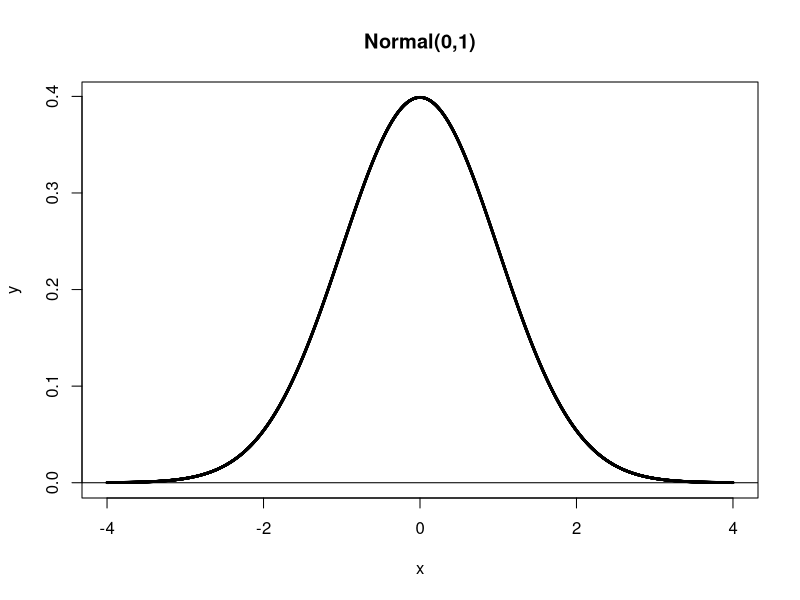
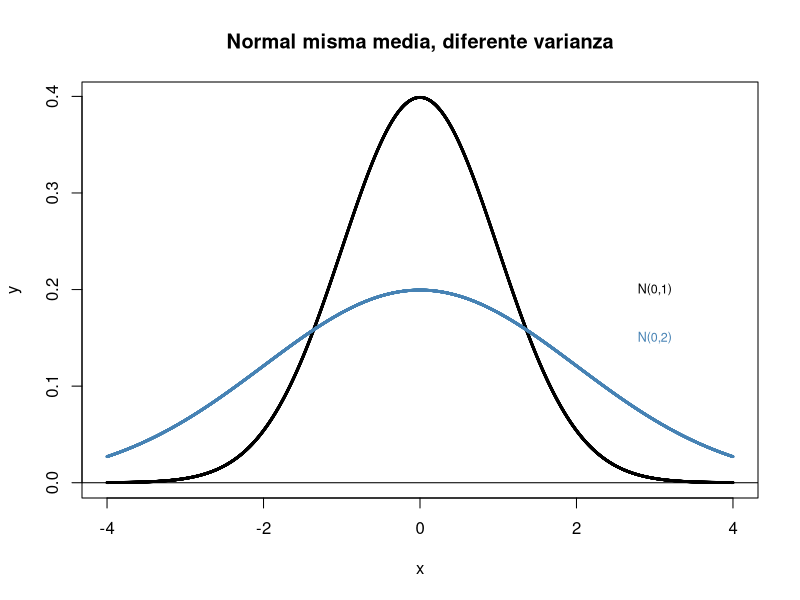
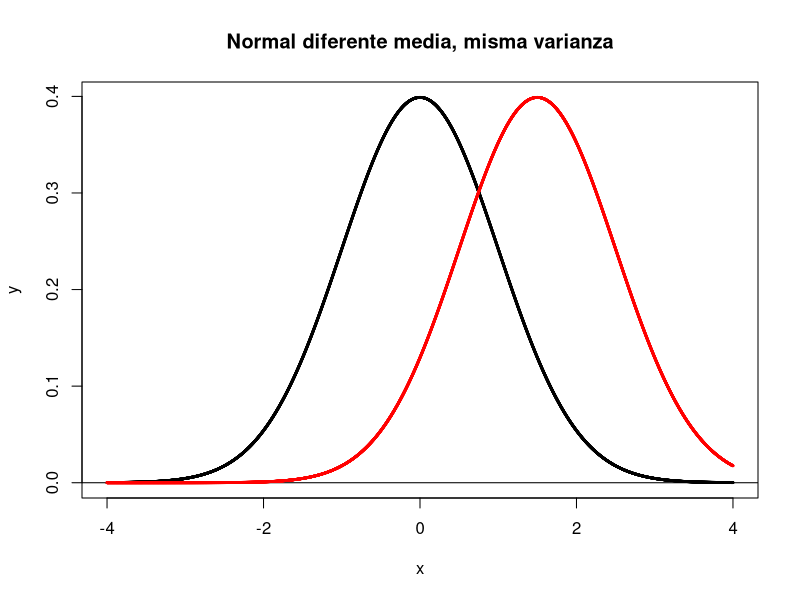
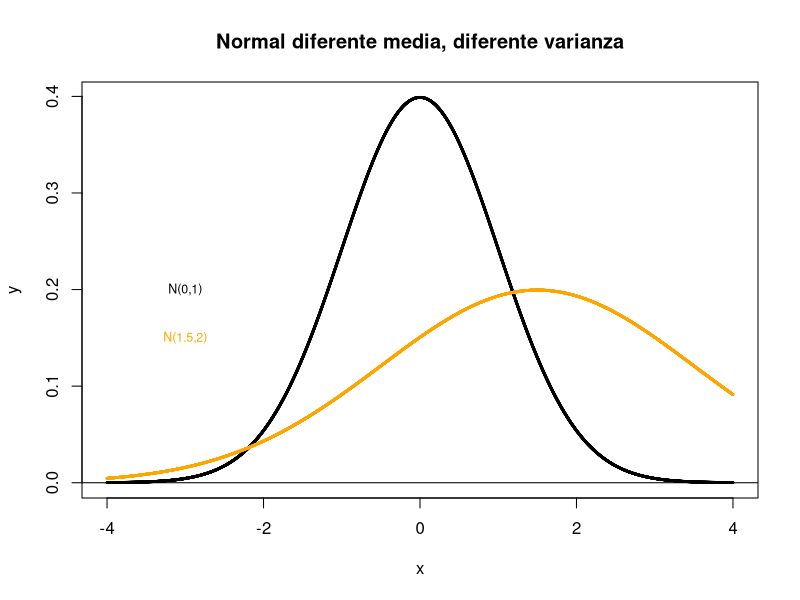

Recreate these plots in R, in order.
###DISTRIBUCIONES NORMALES#####

##DENSIDAD
#genero una distribucion normal(0,1)
x<-seq(-4,4,0.001)
y<-dnorm(x,mean=0,sd=1)

#dibujar una normal(0,1)
plot(x,y,cex=0.25,main="Normal(0,1)")
abline(h=0,cex=0.5)

# dibujar la normal(0,1 y normal(0,2))
y1<-dnorm(x,mean=0,sd=2)
plot(x,y,cex=0.25,main="Normal misma media, diferente varianza")
abline(h=0,cex=0.5)
points(x,y1,cex=0.25,col="steelblue")
text(3,0.2,"N(0,1)",col="black",cex=0.75)
text(3,0.15,"N(0,2)",col="steelblue",cex=0.75)

# dibujar la normal(0,1 y normal(1.5,1))
y2<-dnorm(x,mean=1.5,sd=1)
plot(x,y,cex=0.25,main="Normal diferente media, misma varianza")
abline(h=0,cex=0.5)
points(x,y2,cex=0.25,col="red")

# dibujar la normal(0,1 y normal(1.5,2))
y3<-dnorm(x,mean=1.5,sd=2)
plot(x,y,cex=0.25,main="Normal diferente media, diferente varianza")
abline(h=0,cex=0.5)
points(x,y3,cex=0.25,col="orange")
text(-3,0.2,"N(0,1)",col="black",cex=0.75)
text(-3,0.15,"N(1.5,2)",col="orange",cex=0.75)